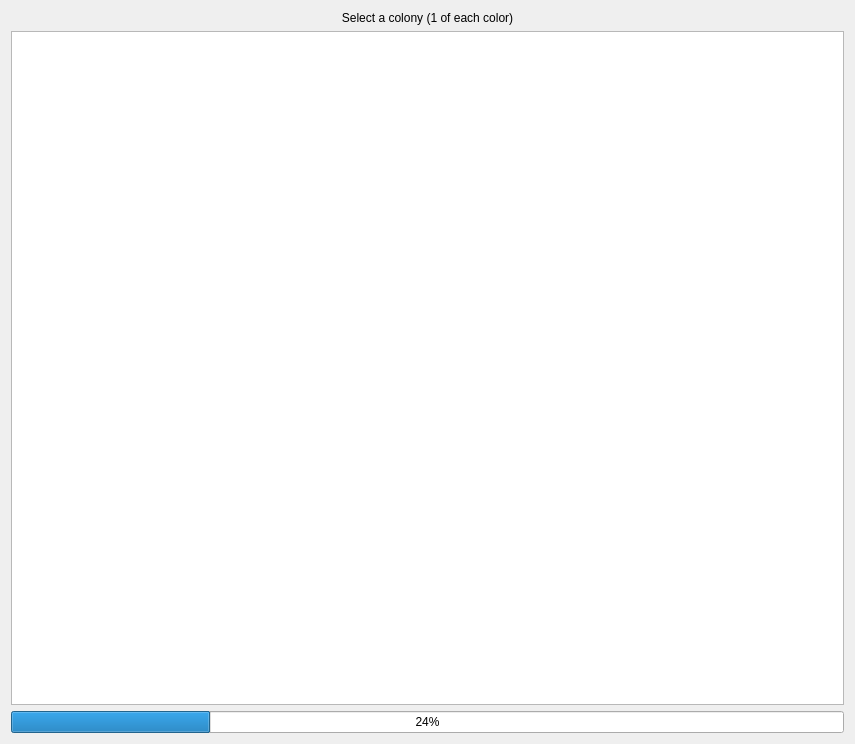
<?xml version="1.0" encoding="UTF-8"?>
<ui version="4.0">
 <class>Form</class>
 <widget class="QWidget" name="Form">
  <property name="geometry">
   <rect>
    <x>0</x>
    <y>0</y>
    <width>855</width>
    <height>744</height>
   </rect>
  </property>
  <property name="windowTitle">
   <string>Form</string>
  </property>
  <layout class="QVBoxLayout" name="verticalLayout_3">
   <item>
    <layout class="QVBoxLayout" name="verticalLayout_2">
     <item>
      <layout class="QVBoxLayout" name="verticalLayout" stretch="0,0">
       <item>
        <widget class="QLabel" name="instructions">
         <property name="text">
          <string>Select a colony (1 of each color)</string>
         </property>
         <property name="alignment">
          <set>Qt::AlignCenter</set>
         </property>
        </widget>
       </item>
       <item>
        <widget class="QGraphicsView" name="img">
         <property name="cursor" stdset="0">
          <cursorShape>CrossCursor</cursorShape>
         </property>
         <property name="mouseTracking">
          <bool>true</bool>
         </property>
        </widget>
       </item>
      </layout>
     </item>
     <item>
      <widget class="QProgressBar" name="progressBar">
       <property name="value">
        <number>24</number>
       </property>
      </widget>
     </item>
    </layout>
   </item>
  </layout>
 </widget>
 <resources/>
 <connections/>
</ui>
